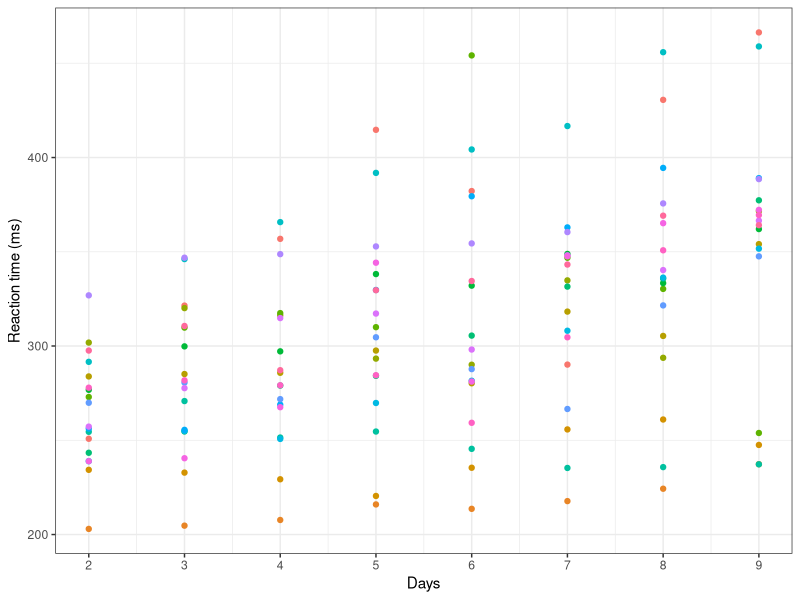
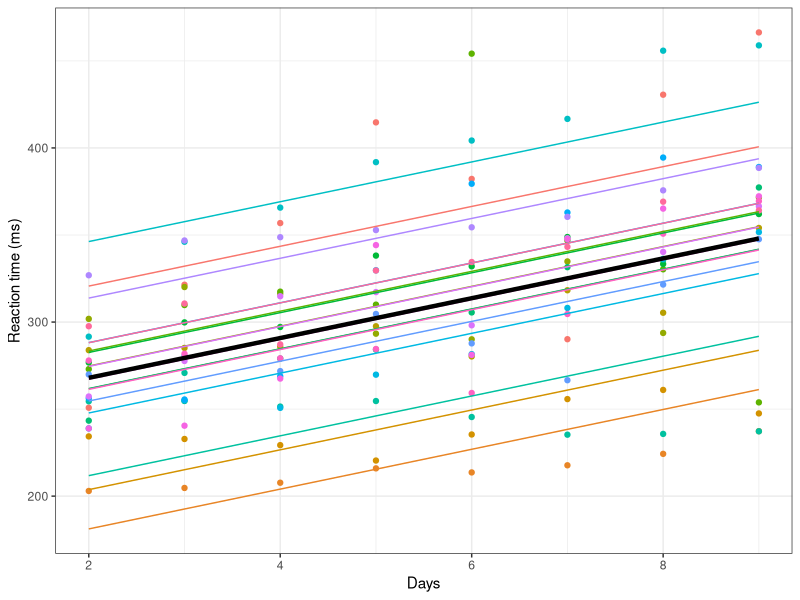
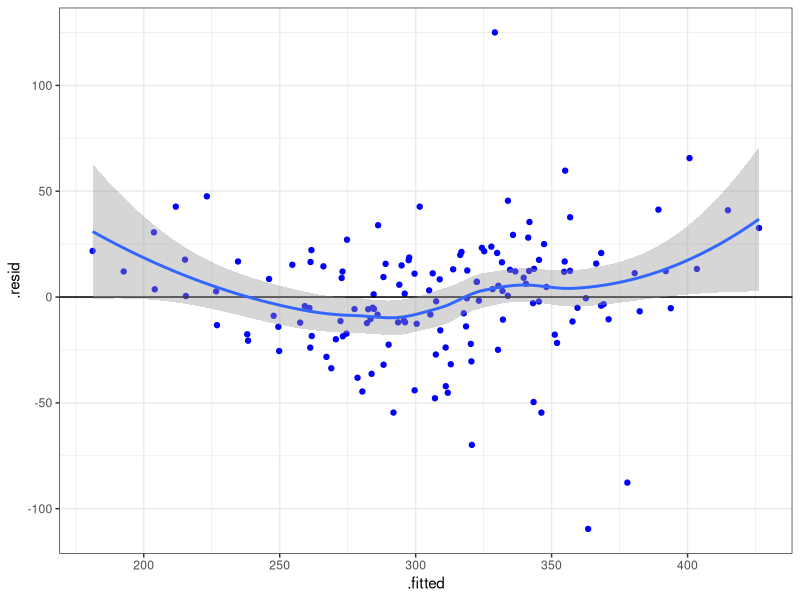
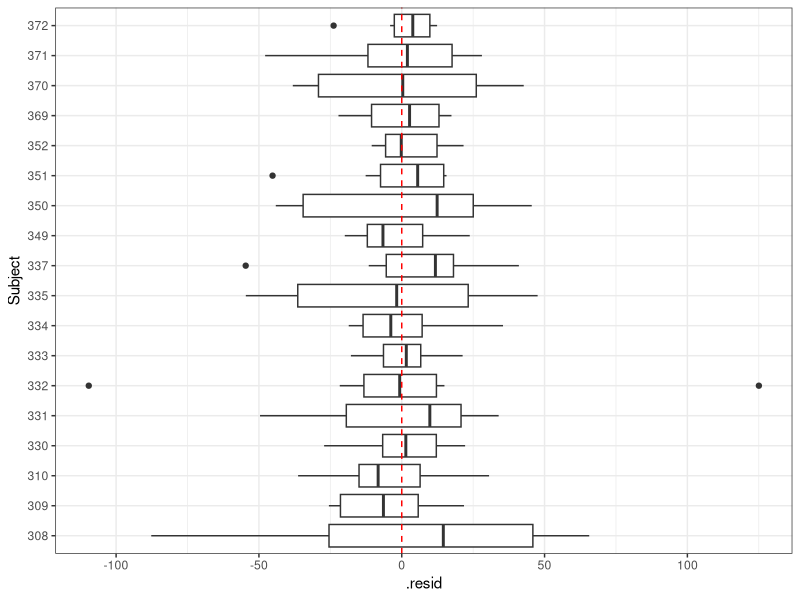
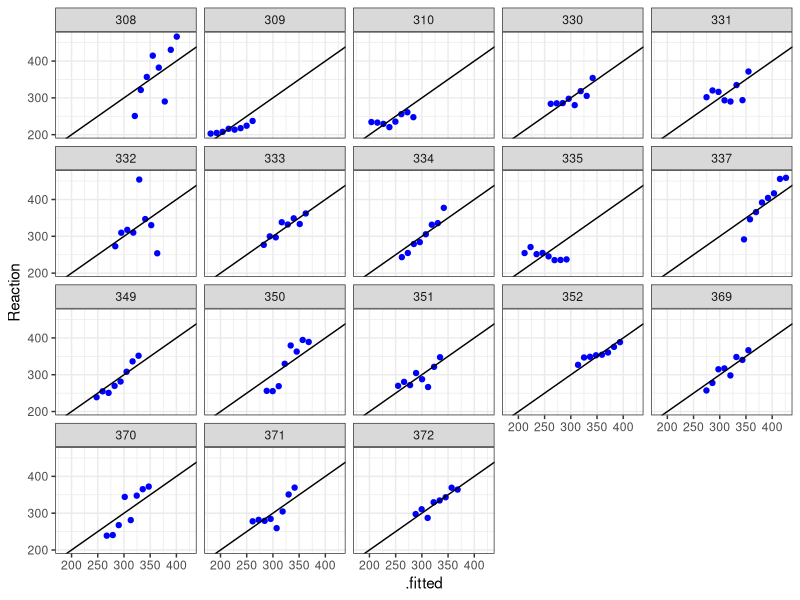
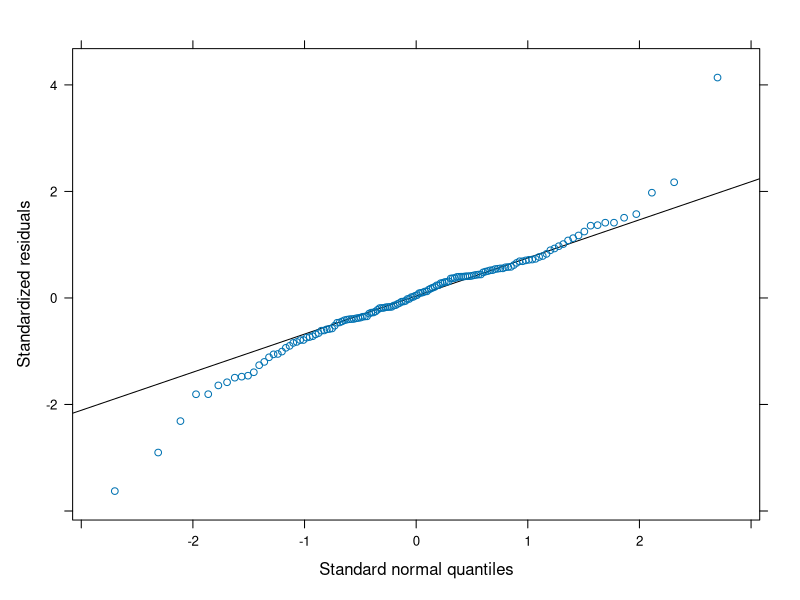
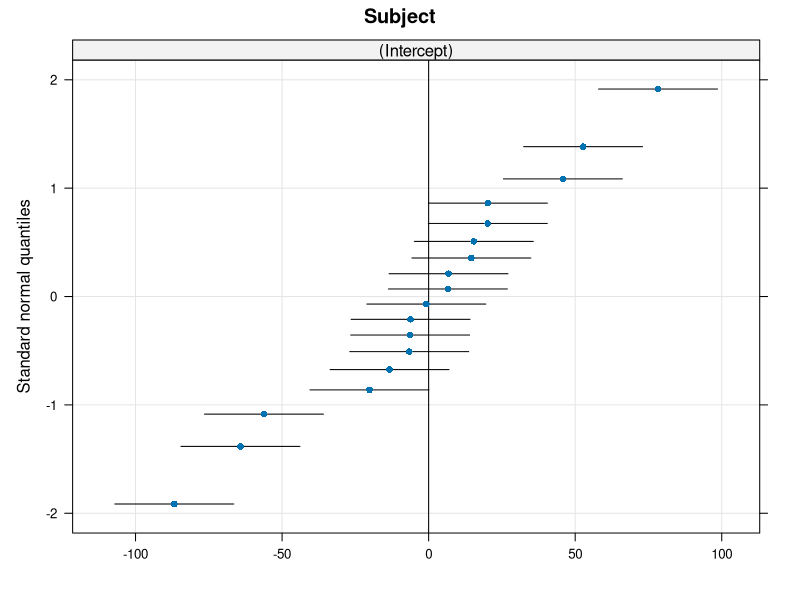
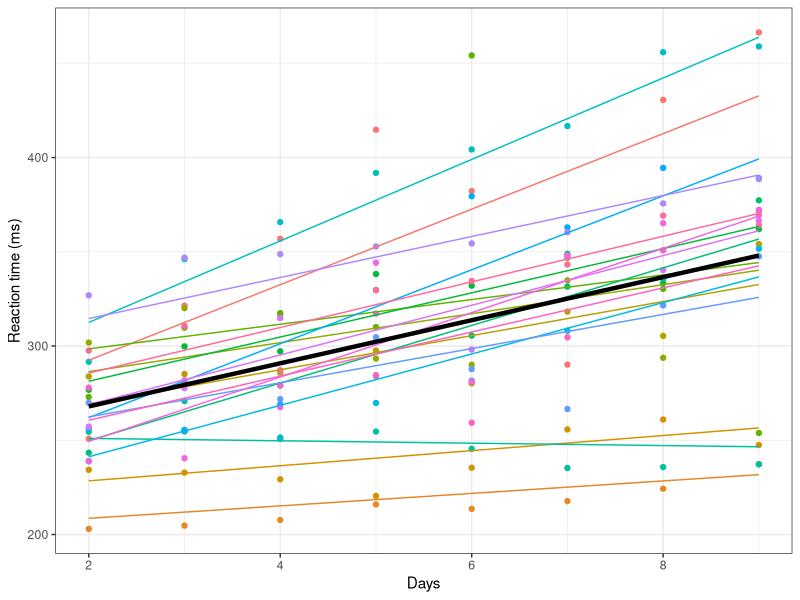

These figures' R source, in order:
## ---- chunk 1
#| label: setup
#| include: false
knitr::opts_chunk$set(echo = TRUE)
library(tidyverse)
## ---- chunk 2
#| label: load-data
library(lme4)
library(lmerTest) # to get approximate p-values
head(sleepstudy)
## ---- chunk 3
# remove training days
sleepstudy <- sleepstudy |> 
  filter(Days > 1)
## ---- chunk 4
#| label: raw-data-plot
# set default theme
theme_set(theme_bw())
ggplot(sleepstudy, aes(x = Days, y = Reaction, colour = Subject)) +
  geom_point(show.legend = FALSE) + # turn off legend
  #better x-axis breaks
  scale_x_continuous(breaks = 2:9) +
  labs(y = "Reaction time (ms)")
  
## ---- chunk 5
mod1 <- lmer(Reaction ~ Days + (1|Subject), data = sleepstudy)
## ---- chunk 6
summary(mod1)
## ---- chunk 7
#ignore random effects - use lm
mod_bad <- lm(Reaction ~ Days, data = sleepstudy)
summary(mod_bad)
## ---- chunk 8
#| label: random-intercept-plot
library(broom.mixed)
augment(mod1) |> 
  ggplot(aes(x = Days, y = Reaction, colour = Subject)) +
  geom_point() +
  geom_line(aes(y = .fitted)) +
  geom_line(aes(y = .fixed), colour = "black", size = 1.5) +
  theme(legend.position = "none") +
  labs(y = "Reaction time (ms)")

## ---- chunk 9
#| label: diag1
a_mod1 <- augment(mod1)
## standardized residuals versus fitted values
ggplot(a_mod1, aes(.fitted, .resid)) + 
  geom_point(colour="blue") +
  geom_hline(yintercept=0) +
  geom_smooth()
## ---- chunk 10
#| label: diag2
## box-plots of residuals by Subject
ggplot(a_mod1, aes(Subject,.resid)) + 
  geom_boxplot() + 
  geom_hline(yintercept = 0, colour = "red", linetype = "dashed") +
  coord_flip()
## ---- chunk 11
#| label: diag3
ggplot(a_mod1, aes(.fitted, Reaction)) + 
  geom_point(colour="blue") +
    facet_wrap(~Subject) +
  geom_abline(intercept=0,slope=1)
## ---- chunk 12
#| label: diag4
#qq plot of residuals
library(lattice)
qqmath(mod1)
## ---- chunk 13
#| label: diag5
#qq plot of random effects
qqmath(ranef(mod1))
## ---- chunk 14
mod2 <- lmer(Reaction ~ Days + (Days|Subject), data = sleepstudy)
summary(mod2)
## ---- chunk 15
anova(mod1, mod2)
## ---- chunk 16
augment(mod2) |> 
  ggplot(aes(x = Days, y = Reaction, colour = Subject)) +
  geom_point() +
  geom_line(aes(y = .fitted)) +
  geom_line(aes(y = .fixed), colour = "black", size = 1.5) +
  theme(legend.position = "none") +
  labs(y = "Reaction time (ms)")
## ---- chunk 17
#| label: diag1-2
a_mod2 <- augment(mod2)
## standardized residuals versus fitted values
ggplot(a_mod2, aes(.fitted, .resid)) + 
  geom_point(colour="blue") +
  geom_hline(yintercept=0) +
  geom_smooth()
## ---- chunk 18
#| label: diag2-2
## box-plots of residuals by Subject
ggplot(a_mod2, aes(Subject,.resid)) + 
  geom_boxplot() + 
  coord_flip()
## ---- chunk 19
#| label: diag3-2
ggplot(a_mod2, aes(.fitted, Reaction)) + 
  geom_point(colour="blue") +
    facet_wrap(~Subject) +
  geom_abline(intercept=0,slope=1)
## ---- chunk 20
#| label: diag4-2
#qq plot of residuals
library(lattice)
qqmath(mod2)
## ---- chunk 21
#| label: diag5-2
#qq plot of random effects
qqmath(ranef(mod2))
